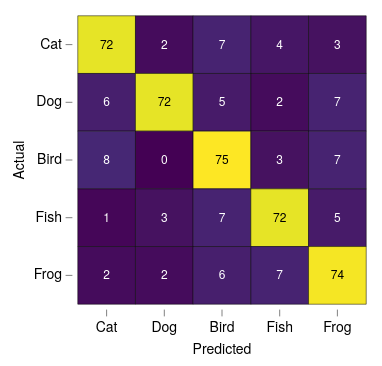

Write a Vega-Lite specification for this figure.
### Vega-Lite specification from a JSON file in a GitHub repository (floating-point values rounded to 4 significant figures)
{"background": null, "config": {"arc": {"fill": "#DBDBDB", "fillOpacity": 1.0, "innerRadius": 37.5, "padAngle": 0.03, "stroke": "black", "strokeOpacity": 1, "strokeWidth": 0.25}, "area": {"fill": "#DBDBDB", "fillOpacity": 1.0, "stroke": "black", "strokeOpacity": 1, "strokeWidth": 0.25}, "axis": {"domain": true, "domainCap": "round", "domainColor": "black", "domainWidth": 0.25, "grid": false, "gridCap": "round", "gridColor": "#F1F1F1", "gridDash": [0, 0], "gridOpacity": 1.0, "gridWidth": 0.25, "labelColor": "black", "labelFont": "Helvetica Neue, HelveticaNeue, Helvetica, Arial, sans-serif", "labelFontSize": 7, "labelFontStyle": "normal", "labelFontWeight": 400, "offset": 0, "ticks": true, "tickCap": "round", "tickColor": "black", "tickRound": false, "tickSize": 3, "tickWidth": 0.25, "titleColor": "black", "titleFont": "Helvetica Neue, HelveticaNeue, Helvetica, Arial, sans-serif", "titleFontSize": 7, "titleFontStyle": "normal", "titleFontWeight": 400}, "axisX": {"domain": false, "labelAlign": "center", "labelAngle": 0, "labels": true, "ticks": true, "translate": 0}, "axisY": {"domain": false, "labelAlign": "right", "labelAngle": 0, "labels": true, "ticks": true, "translate": 0}, "axisRight": {"domain": false, "labelAlign": "left", "labelAngle": 0, "labels": true, "ticks": true, "translate": 0}, "axisTop": {"domain": false, "labelAlign": "center", "labelAngle": 0, "labels": true, "ticks": true, "translate": 0}, "axisBand": {"tickOffset": 0}, "bar": {"fill": "#DBDBDB", "fillOpacity": 1.0, "stroke": "black", "strokeOpacity": 1, "strokeWidth": 0.25}, "boxplot": {"size": 13.5, "ticks": {"cornerRadius": 0.25, "fill": "black", "opacity": 1, "size": 6.75, "thickness": 0.25}, "box": {"fillOpacity": 1.0, "stroke": "black", "strokeOpacity": 1, "strokeWidth": 0.25}, "median": {"cornerRadius": 0, "fill": "black", "fillOpacity": 1.0, "opacity": 1, "size": 13.5, "thickness": 0.25}, "rule": {"fill": "black", "fillOpacity": 1.0, "size": 15.0, "stroke": "black", "strokeDash": [0, 0], "strokeOpacity": 1, "strokeWidth": 0.25}, "outliers": {"color": "black", "fill": "black", "fillOpacity": 1.0, "size": 0, "stroke": "black", "strokeOpacity": 1, "strokeWidth": 0.25}}, "circle": {"fill": "black", "fillOpacity": 1.0, "size": 1.875, "stroke": null, "strokeOpacity": 1, "strokeWidth": 0.25}, "errorband": {"band": {"fillOpacity": 0.6, "stroke": null, "strokeWidth": 0.25, "strokeOpacity": 1}, "borders": {"opacity": 0, "strokeOpacity": 0.25, "strokeWidth": 1}}, "errorbar": {"opacity": 1, "rule": {"strokeDash": [0, 0], "strokeWidth": 0.25}, "ticks": {"color": "black", "cornerRadius": 0.125, "opacity": 1, "size": 9.0, "thickness": 0.25}, "thickness": 0.25}, "font": "Helvetica Neue, HelveticaNeue, Helvetica, Arial, sans-serif", "geoshape": {"fill": "#DBDBDB", "fillOpacity": 1.0, "stroke": "black", "strokeOpacity": 1, "strokeWidth": 0.25}, "header": {"labelColor": "black", "labelFont": "Helvetica Neue, HelveticaNeue, Helvetica, Arial, sans-serif", "labelFontSize": 7, "labelFontStyle": "normal", "labelFontWeight": 400, "titleColor": "black", "titleFont": "Helvetica Neue, HelveticaNeue, Helvetica, Arial, sans-serif", "titleFontSize": 7, "titleFontStyle": "normal", "titleFontWeight": 400, "titlePadding": 0}, "legend": {"disable": false, "offset": 4.5, "titlePadding": 4, "labelOffset": 2, "gradientLabelOffset": 2, "gradientLength": 75.0, "gradientThickness": 7.5, "gradientOpacity": 1.0, "gradientStrokeColor": "black", "gradientStrokeWidth": 0.25, "labelColor": "black", "labelFont": "Helvetica Neue, HelveticaNeue, Helvetica, Arial, sans-serif", "labelFontSize": 7, "labelFontStyle": "normal", "labelFontWeight": 400, "strokeColor": "black", "strokeWidth": 0, "symbolSize": 42, "symbolStrokeColor": "black", "symbolStrokeWidth": 0.25, "titleColor": "black", "titleFont": "Helvetica Neue, HelveticaNeue, Helvetica, Arial, sans-serif", "titleFontSize": 7, "titleFontStyle": "normal", "titleFontWeight": 400}, "line": {"color": "black", "stroke": "black", "strokeCap": "butt", "strokeDash": [0, 0], "strokeOpacity": 1, "strokeWidth": 0.5}, "point": {"filled": true, "fill": "#DBDBDB", "fillOpacity": 1.0, "size": 7.5, "stroke": "black", "strokeOpacity": 1, "strokeWidth": 0.25}, "range": {"category": ["#B2B2B2", "#4A7CD3", "#008542", "#664CAF", "#509F98", "#636363", "#284F93", "#005226", "#382864", "#285753"], "diverging": {"scheme": ["#443E60", "#5F597E", "#7C759B", "#9994B6", "#B7B4CC", "#D6D5DC", "#F6F6F6", "#D1DAD9", "#A4C2BF", "#7AA9A4", "#578E89", "#37736E", "#1B5954"]}, "heatmap": {"scheme": ["#440154", "#472270", "#433E82", "#38598C", "#2C728E", "#238A8D", "#24A086", "#39B578", "#5DC862", "#96D646", "#CAE02D", "#FDE724"]}, "ordinal": {"scheme": ["#F1F1F1", "#DBDBDB", "#C6C6C6", "#B2B2B2", "#9D9D9D", "#898989", "#767676", "#636363", "#515151", "#404040", "#2F2F2F", "#1F1F1F"]}, "ramp": {"scheme": ["#440154", "#472270", "#433E82", "#38598C", "#2C728E", "#238A8D", "#24A086", "#39B578", "#5DC862", "#96D646", "#CAE02D", "#FDE724"]}}, "rule": {"color": "black", "stroke": "black", "strokeCap": "round", "strokeDash": [2, 2], "strokeOpacity": 1, "strokeWidth": 0.25}, "scale": {"barBandPaddingInner": 0.1, "rectBandPaddingInner": 0, "tickBandPaddingInner": 0.1, "bandPaddingOuter": 0.1, "bandWithNestedOffsetPaddingInner": 0.2, "bandWithNestedOffsetPaddingOuter": 0.2, "offsetBandPaddingInner": 0, "offsetBandPaddingOuter": 0, "round": false}, "rect": {"fill": "#DBDBDB", "fillOpacity": 1.0, "stroke": "black", "strokeOpacity": 1, "strokeWidth": 0.25}, "square": {"fill": "#DBDBDB", "fillOpacity": 1.0, "size": 15.0, "stroke": "black", "strokeOpacity": 1, "strokeWidth": 0.25}, "text": {"color": "black", "font": "Helvetica Neue, HelveticaNeue, Helvetica, Arial, sans-serif", "fontSize": 7, "fontStyle": "normal", "fontWeight": 400}, "tick": {"color": "black", "cornerRadius": 0.125, "opacity": 1.0, "size": 13.5, "thickness": 0.25}, "title": {"anchor": "middle", "frame": "group", "color": "black", "font": "Helvetica Neue, HelveticaNeue, Helvetica, Arial, sans-serif", "fontSize": 7, "fontStyle": "normal", "fontWeight": 400, "subtitleColor": "black", "subtitleFont": "Helvetica Neue, HelveticaNeue, Helvetica, Arial, sans-serif", "subtitleFontSize": "Helvetica Neue, HelveticaNeue, Helvetica, Arial, sans-serif", "subtitleFontStyle": "normal", "subtitleFontWeight": 400}, "trail": {"color": "black", "opacity": 1, "size": 0.5}, "view": {"continuousWidth": 150, "continuousHeight": 150, "discreteWidth": 150, "discreteHeight": 150, "fill": null, "stroke": null, "strokeWidth": 0.25}}, "layer": [{"mark": {"type": "rect"}, "encoding": {"color": {"field": "n", "legend": null, "title": null, "type": "quantitative"}, "x": {"field": "pred", "sort": ["Cat", "Dog", "Bird", "Fish", "Frog"], "title": "Predicted", "type": "nominal"}, "y": {"field": "true", "sort": ["Cat", "Dog", "Bird", "Fish", "Frog"], "title": "Actual", "type": "nominal"}}}, {"mark": {"type": "text", "fontSize": 6}, "encoding": {"color": {"condition": {"test": "datum.n < 40", "value": "white"}, "value": "black"}, "text": {"field": "n", "type": "quantitative"}, "x": {"field": "pred", "sort": ["Cat", "Dog", "Bird", "Fish", "Frog"], "type": "nominal"}, "y": {"field": "true", "sort": ["Cat", "Dog", "Bird", "Fish", "Frog"], "type": "nominal"}}}], "data": {"name": "data-0384bf31b2f4585f32d7e10bbf17e1b5"}, "$schema": "https://vega.github.io/schema/vega-lite/v6.4.1.json", "datasets": {"data-0384bf31b2f4585f32d7e10bbf17e1b5": [{"true": "Cat", "pred": "Cat", "n": 72}, {"true": "Cat", "pred": "Dog", "n": 2}, {"true": "Cat", "pred": "Bird", "n": 7}, {"true": "Cat", "pred": "Fish", "n": 4}, {"true": "Cat", "pred": "Frog", "n": 3}, {"true": "Dog", "pred": "Cat", "n": 6}, {"true": "Dog", "pred": "Dog", "n": 72}, {"true": "Dog", "pred": "Bird", "n": 5}, {"true": "Dog", "pred": "Fish", "n": 2}, {"true": "Dog", "pred": "Frog", "n": 7}, {"true": "Bird", "pred": "Cat", "n": 8}, {"true": "Bird", "pred": "Dog", "n": 0}, {"true": "Bird", "pred": "Bird", "n": 75}, {"true": "Bird", "pred": "Fish", "n": 3}, {"true": "Bird", "pred": "Frog", "n": 7}, {"true": "Fish", "pred": "Cat", "n": 1}, {"true": "Fish", "pred": "Dog", "n": 3}, {"true": "Fish", "pred": "Bird", "n": 7}, {"true": "Fish", "pred": "Fish", "n": 72}, {"true": "Fish", "pred": "Frog", "n": 5}, {"true": "Frog", "pred": "Cat", "n": 2}, {"true": "Frog", "pred": "Dog", "n": 2}, {"true": "Frog", "pred": "Bird", "n": 6}, {"true": "Frog", "pred": "Fish", "n": 7}, {"true": "Frog", "pred": "Frog", "n": 74}]}}
